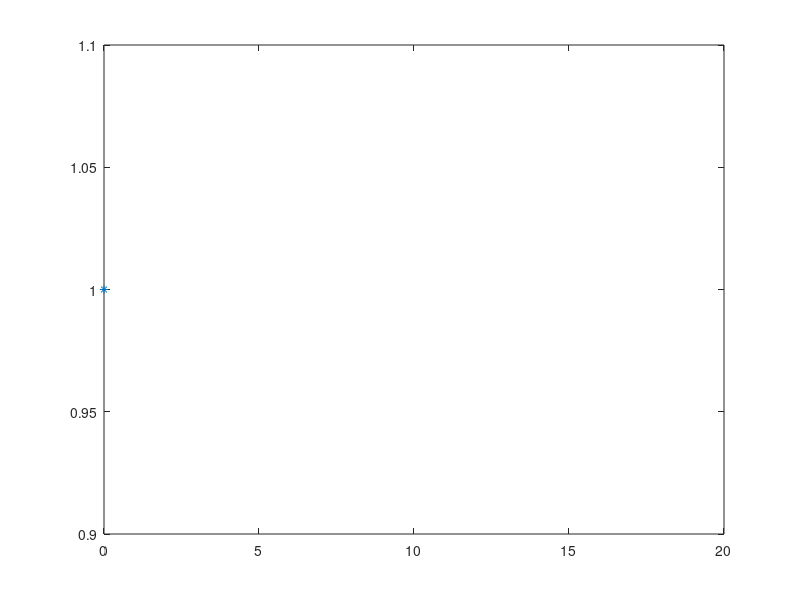

The MATLAB source for this figure:
%Lab4

%ex2
clear
p = input('give the probability: ');
N = input('give the nb of sim: '); # random numbers that you wish
U = rand(1,N);
X = (U < p);
U_X = unique(X)
n_X = hist(X,length(U_X)); # how much 0's and how much 1's I have
rel_freq = n_X / N

%ex3
clear
p = input('give the probability: ');
n = input('give the nb of trials: ');
N = input('give the nb of sim: ');
for i=1:N
	U = rand(n,1);
	X(i) = sum(U<p);
endfor
k=0:n;
U_X = unique(X);
n_X = hist(X,length(U_X));
rel_freq = n_X / N;
plot(U_X,rel_freq,'*',k,binopdf(k,n,p),'*r')

%ex4
clear
p = input('give the probability ');
N = input('give the nb of sim ');
for i=1:N
	X(i) = 0;
	while rand >= p
		X(i) = X(i)+1;
	endwhile
endfor
k=0:20;
U_X = unique(X);
n_X = hist(X,length(U_X));
rel_freq = n_X / N;
plot(U_X,rel_freq,'*',k,geopdf(k,p),'*r')

% exercise 2d it is going to be a combination betw 2b and 2c
